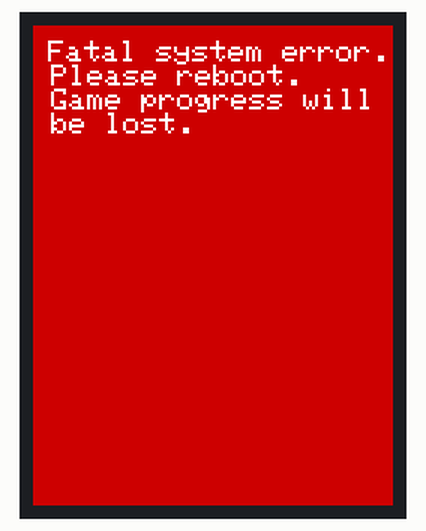
A sketch run on a simulated Arduino Uno, built with avr-gcc and run on an emulated ATmega328P. On the bench: 240×320 colour display.

Above: at 0.3 s.

The sketch:

UI_system_error.ino
```cpp
/*
   Taylor Cox
   Chess UI: notify of fatal system error requiring reboot
   30 Jan - 2 Feb 2024
*/

#include <Elegoo_GFX.h>    // Core graphics library
#include <Elegoo_TFTLCD.h> // Hardware-specific library
#include <TouchScreen.h>

// The control pins for the LCD can be assigned to any digital or
// analog pins...but we'll use the analog pins as this allows us to
// double up the pins with the touch screen (see the TFT paint example).
#define LCD_CS A3 // Chip Select goes to Analog 3
#define LCD_CD A2 // Command/Data goes to Analog 2
#define LCD_WR A1 // LCD Write goes to Analog 1
#define LCD_RD A0 // LCD Read goes to Analog 0

#define LCD_RESET A4 // Can alternately just connect to Arduino's reset pin

// Assign human-readable names to some common 16-bit color values:
#define	BLACK   0x0000
#define	BLUE    0x001F
#define	RED     0xF800
#define	GREEN   0x07E0
#define CYAN    0x07FF
#define MAGENTA 0xF81F
#define YELLOW  0xFFE0
#define WHITE   0xFFFF

// Color definitions
#define ILI9341_BLACK       0x0000      /*   0,   0,   0 */
#define ILI9341_NAVY        0x000F      /*   0,   0, 128 */
#define ILI9341_DARKGREEN   0x03E0      /*   0, 128,   0 */
#define ILI9341_DARKCYAN    0x03EF      /*   0, 128, 128 */
#define ILI9341_MAROON      0x7800      /* 128,   0,   0 */
#define ILI9341_PURPLE      0x780F      /* 128,   0, 128 */
#define ILI9341_OLIVE       0x7BE0      /* 128, 128,   0 */
#define ILI9341_LIGHTGREY   0xC618      /* 192, 192, 192 */
#define ILI9341_DARKGREY    0x7BEF      /* 128, 128, 128 */
#define ILI9341_BLUE        0x001F      /*   0,   0, 255 */
#define ILI9341_GREEN       0x07E0      /*   0, 255,   0 */
#define ILI9341_CYAN        0x07FF      /*   0, 255, 255 */
#define ILI9341_RED         0xF800      /* 255,   0,   0 */
#define ILI9341_MAGENTA     0xF81F      /* 255,   0, 255 */
#define ILI9341_YELLOW      0xFFE0      /* 255, 255,   0 */
#define ILI9341_WHITE       0xFFFF      /* 255, 255, 255 */
#define ILI9341_ORANGE      0xFD20      /* 255, 165,   0 */
#define ILI9341_GREENYELLOW 0xAFE5      /* 173, 255,  47 */
#define ILI9341_PINK        0xF81F

#define YP A3  // must be an analog pin, use "An" notation!
#define XM A2  // must be an analog pin, use "An" notation!
#define YM 9   // can be a digital pin
#define XP 8   // can be a digital pin

//Touch For New ILI9341 TP
#define TS_MINX 120
#define TS_MAXX 900

#define TS_MINY 70
#define TS_MAXY 920

Elegoo_TFTLCD tft(LCD_CS, LCD_CD, LCD_WR, LCD_RD, LCD_RESET);
TouchScreen ts = TouchScreen(XP, YP, XM, YM, 300);

void setup() {

  Serial.begin(9600);

  tft.reset();
  uint16_t identifier = tft.readID();
  if(identifier != 0x9325 & identifier != 0x9328 & identifier != 0x4535 & identifier != 0x7575 & identifier != 0x8357)
     identifier = 0x9341;
  tft.begin(identifier);
  tft.setRotation(2);

  sys_error(); // HARDWIRED CALL FOR TESTING ONLY

}

#define MINPRESSURE 10
#define MAXPRESSURE 1000

// prints line of text
void status(const __FlashStringHelper *msg) {
  tft.setCursor(10, 10);
  tft.setTextColor(ILI9341_WHITE);
  tft.setTextSize(2);
  tft.print(msg);
}

void sys_error() {

  tft.fillScreen(0xC800); // dark red
  status(F("Fatal system error. Please reboot.      Game progress will  be lost."));

}

void loop() {}
```
